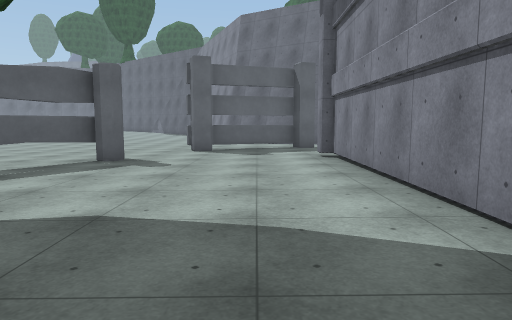
view 1 (above)

23 first-person views from a walk through a Unity game level. The camera is 1.5 m above the floor, tilts 6° down and sees 70° across. The floor is counted in squares, 2 m on a side. Each view is taken from the middle of a square. On the plan, view 1 faces up. The plan holds only what a view shows up to about 11 squares ahead; the rest is blank. The place goes on beyond the plan. Surface patterns are stand-ins for the level's own textures.

view 2
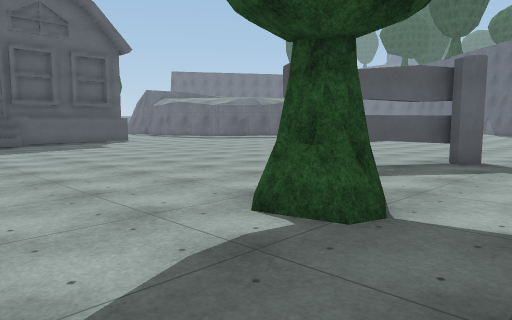

view 3
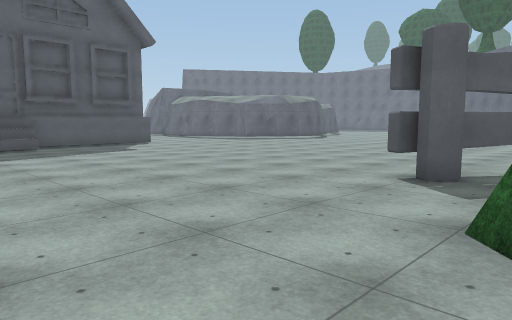

view 4
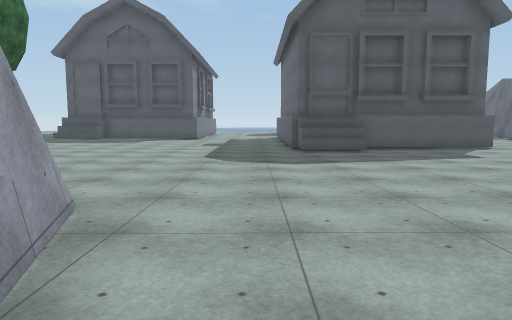

view 5
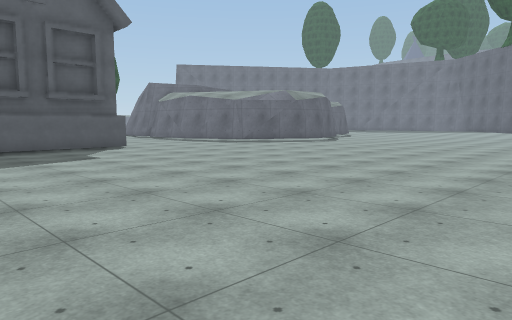

view 6
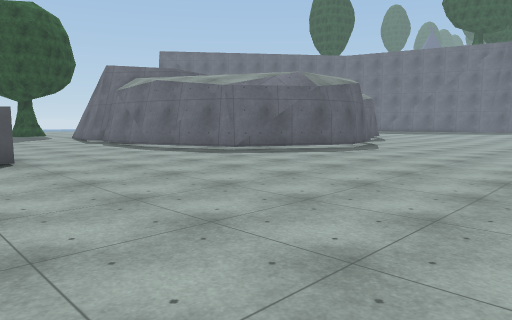

view 7
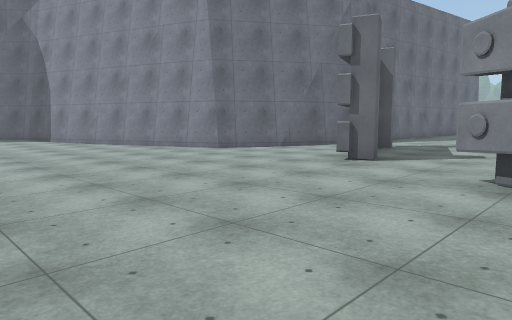

view 8
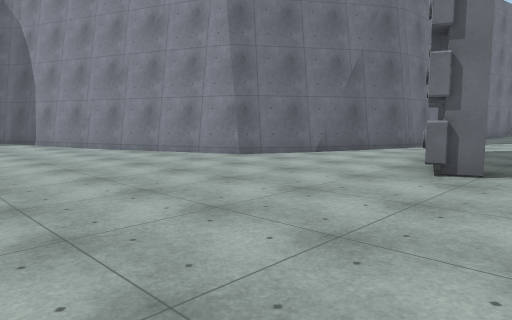

view 9
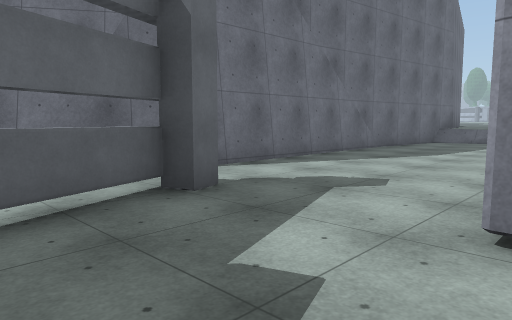

view 10
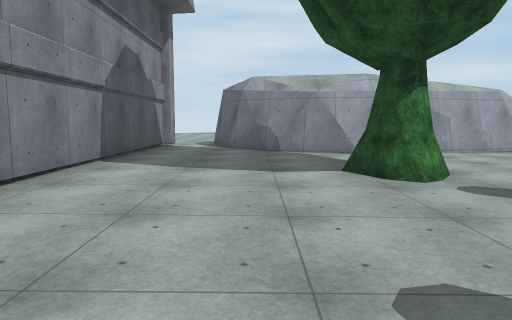

view 11
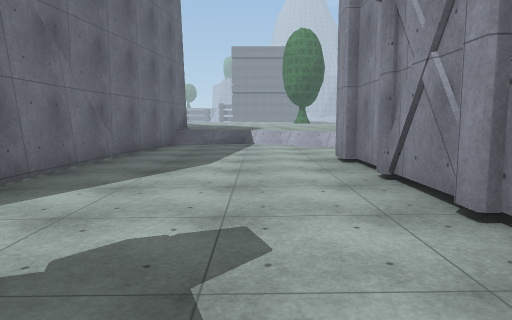

view 12
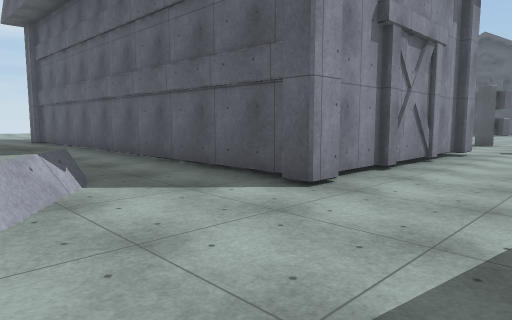

view 13
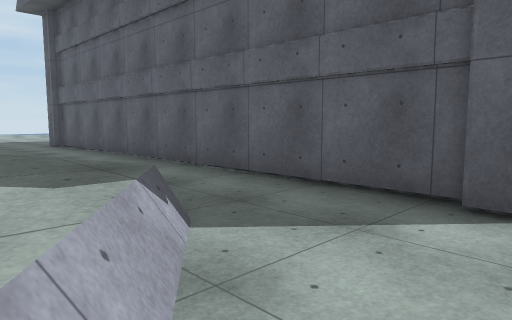

view 14
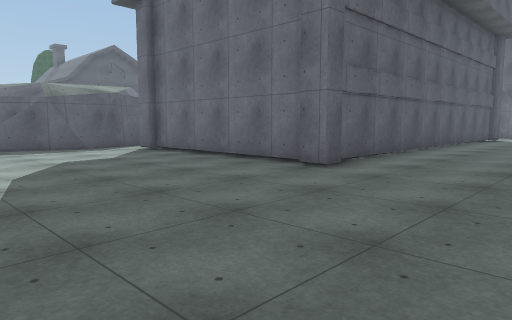

view 15
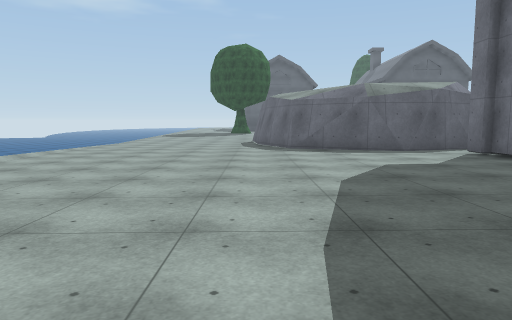

view 16
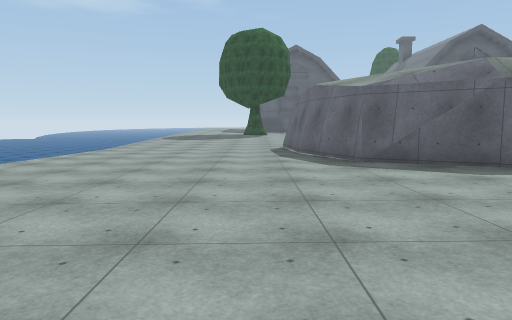

view 17
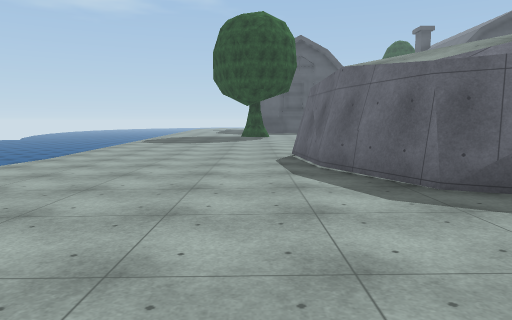

view 18
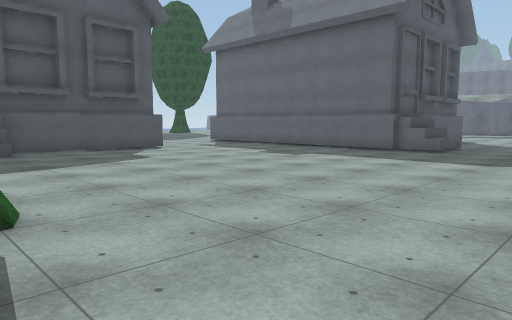

view 19
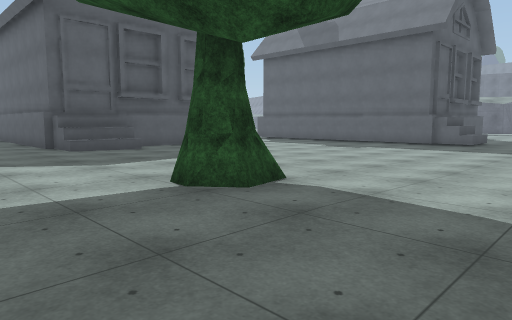

view 20
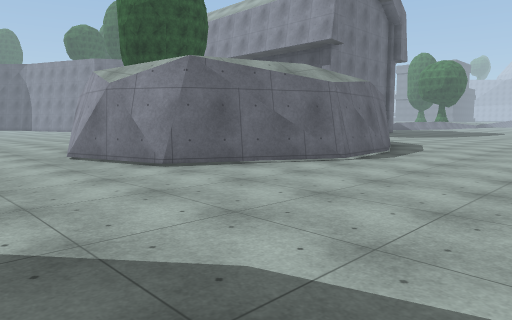

view 21
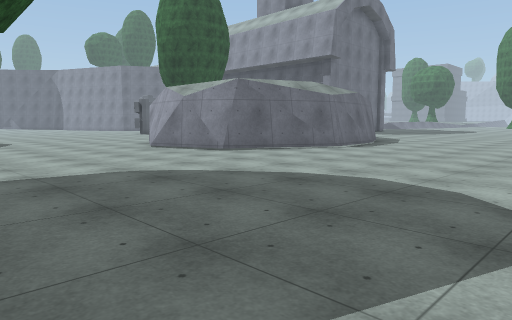

view 22
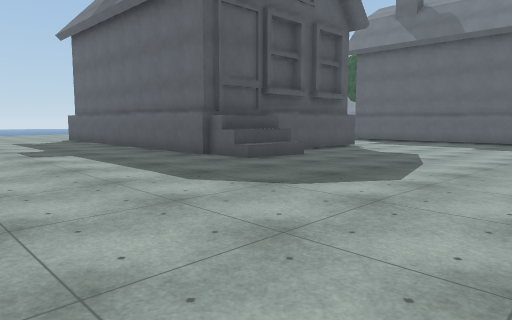

view 23
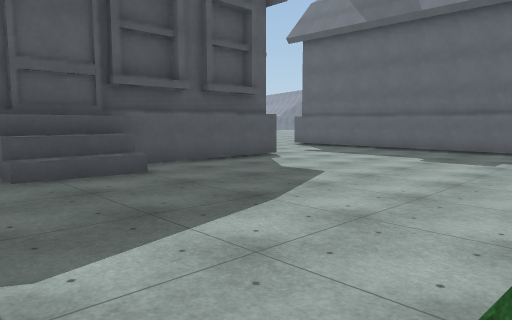

### Floor plan
Key: @ floor where view 1 was taken; # wall or solid block; . main floor; : floor 0.25 m higher than the main floor; + floor 0.5 m higher than the main floor; * floor 1.25 m higher than the main floor; / step, stairs or slope; v drop or lower ground; O other object.
Columns run from 25 left of view 1 to 11 right of it. Each row starts with its distance up from view 1.
 20                    ...##
 19              ..    ....#
 18              ..    ....##
 17             ...    .....#
 16           #....    .....##
 15          ##....   .......##
 14          #...... .........####
 13        ###...................########
 12       ##.................OO..::::::::
 11      ..................OOO.::::::::::
 10     ......................:::::::::::
  9     .....................:::::::::::/
  8      ................OO::::######:::/
  7         #............O:::::#    #::/*
  6         #...........O::::::#    #::/*
  5         #...........O::::::#    #::/
  4         #...........:::::::#    #::
  3          O.........:::O::::#    #::
  2       ..OO.........::::::::#    #::
  1      ..............::::::::#    #++
  0     ................:::::@:#    #:++
 -1   .................######::#    #:::
 -2   ...............###    #::######:::
 -3   #.............##      ##:#::::#:::
 -4   #.............#        #::::::::::
 -5   #.............#       ##:::::::::::
 -6   #.............##      #::::::::::::
 -7   #..............### ####::::::::::::
 -8   OO...............###....:::::::::::
 -9 OOOO::::.OO.................:::::::
-10 :::::::::::...................::::
-11 :::::::::::.....................
-12 ::::::::::.....................
-13  ::::::::....................
-14       ////////   /vvvvvvvvvv

Where each view was taken, in squares from view 1:
view 1: 0 up, 0 right, facing up
view 2: 0 up, 1 left, facing up-left
view 3: 0 up, 3 left, facing up-left
view 4: 0 up, 5 left, facing left
view 5: 2 up, 5 left, facing up-left
view 6: 6 up, 9 left, facing up-left
view 7: 7 up, 8 left, facing up-right
view 8: 9 up, 7 left, facing up-right
view 9: 8 up, 1 left, facing up-right
view 10: 8 up, 1 left, facing down
view 11: 10 up, 1 right, facing right
view 12: 11 up, 11 right, facing down-left
view 13: 9 up, 11 right, facing down-left
view 14: 8 down, 11 right, facing up-left
view 15: 8 down, 10 right, facing left
view 16: 9 down, 6 right, facing left
view 17: 9 down, 3 right, facing left
view 18: 9 down, 12 left, facing up-left
view 19: 12 down, 12 left, facing up-left
view 20: 12 down, 12 left, facing up-right
view 21: 14 down, 15 left, facing up-right
view 22: 14 down, 16 left, facing up-left
view 23: 10 down, 16 left, facing up-left
